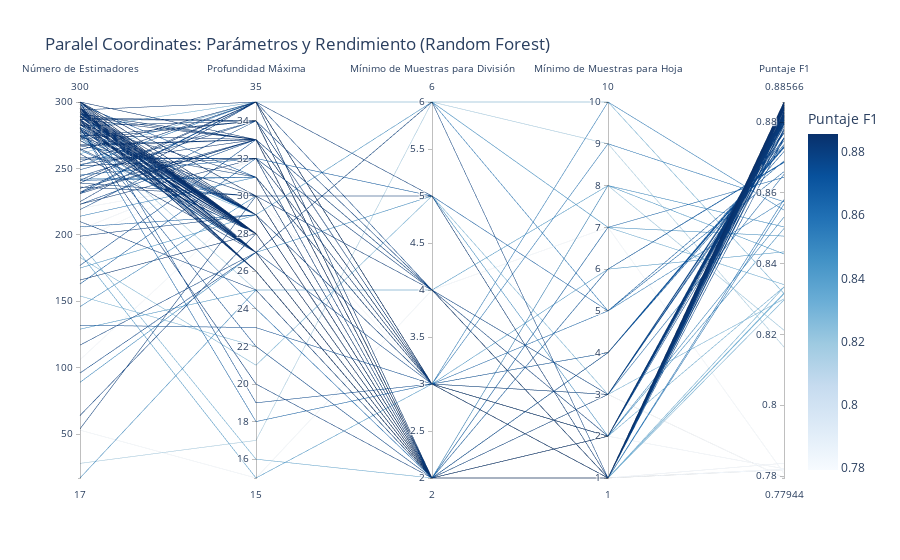

The cell this chart's notebook holds for it:
### Code cell
import plotly.express as px

# Obtener los resultados del estudio de Optuna
trials_df0_rf = study_rf.trials
trials_data_rf = []

# Extraer los parámetros y el valor de cada ensayo
for trial in trials_df0_rf:
    # Extraer los parámetros y el F1 score
    trial_params = trial.params
    trial_params['F1 Score'] = trial.value  # Añadir el F1 score como una nueva columna
    trials_data_rf.append(trial_params)

# Crear un DataFrame a partir de los resultados
trials_df_rf = pd.DataFrame(trials_data_rf)

# Verificar las columnas del DataFrame
print(trials_df_rf.columns)

# Crear el gráfico de coordenadas paralelas para Random Forest
fig_rf = px.parallel_coordinates(
    trials_df_rf,
    dimensions=['n_estimators', 'max_depth', 'min_samples_split',
                 'min_samples_leaf', 'max_features', 'bootstrap', 'F1 Score'],
    color='F1 Score',  # Para colorear según el F1 score
    labels={
        'n_estimators': 'Número de Estimadores',
        'max_depth': 'Profundidad Máxima',
        'min_samples_split': 'Mínimo de Muestras para División',
        'min_samples_leaf': 'Mínimo de Muestras para Hoja',
        'max_features': 'Máximo de Características',
        'bootstrap': 'Bootstrap',
        'F1 Score': 'Puntaje F1'
    },
    color_continuous_scale='Blues',  # Cambiar el color del gráfico
    title="Paralel Coordinates: Parámetros y Rendimiento (Random Forest)"
)

# Mostrar el gráfico
fig_rf.show()

### Figure 1 — Plotly figure (JSON) as saved in the notebook; plotly's stock layout.template omitted (floating-point values rounded to 4 significant figures; data arrays with more than 128 entries replaced by an {"elided": "..."} marker saying what was removed)
{"data": [{"dimensions": [{"label": "Número de Estimadores", "values": {"elided": "160 int values"}}, {"label": "Profundidad Máxima", "values": {"elided": "160 int values"}}, {"label": "Mínimo de Muestras para División", "values": {"elided": "160 int values"}}, {"label": "Mínimo de Muestras para Hoja", "values": {"elided": "160 int values"}}, {"label": "Puntaje F1", "values": {"elided": "160 float values"}}], "domain": {"x": [0, 1], "y": [0, 1]}, "line": {"color": {"elided": "160 float values"}, "coloraxis": "coloraxis"}, "name": "", "type": "parcoords"}], "layout": {"coloraxis": {"colorbar": {"title": {"text": "Puntaje F1"}}, "colorscale": [[0, "rgb(247,251,255)"], [0.125, "rgb(222,235,247)"], [0.25, "rgb(198,219,239)"], [0.375, "rgb(158,202,225)"], [0.5, "rgb(107,174,214)"], [0.625, "rgb(66,146,198)"], [0.75, "rgb(33,113,181)"], [0.875, "rgb(8,81,156)"], [1, "rgb(8,48,107)"]]}, "legend": {"tracegroupgap": 0}, "title": {"text": "Paralel Coordinates: Parámetros y Rendimiento (Random Forest)"}}}
